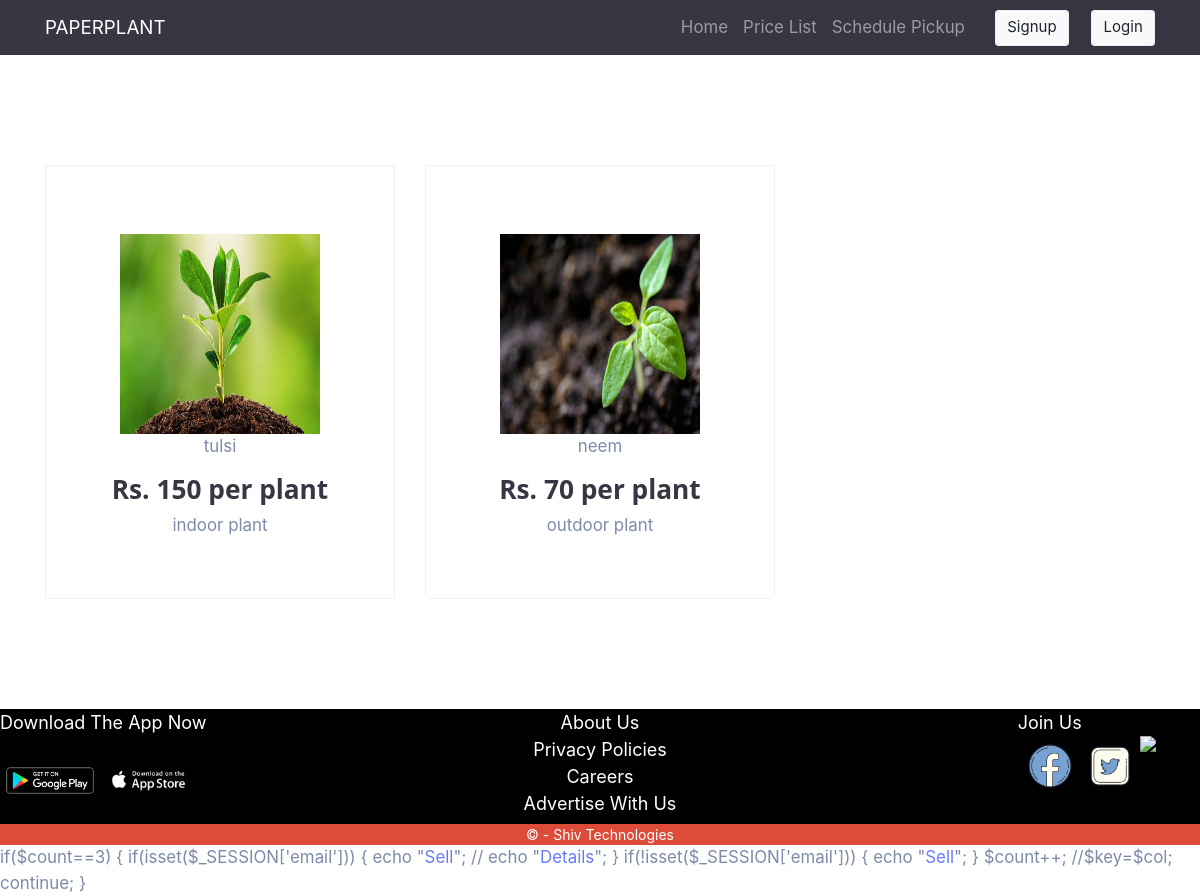
Page /try1.php on the committed database.
### tables this page shows
CREATE TABLE `plant` (
  `Plant_ID` int(5) NOT NULL,
  `Name` varchar(35) NOT NULL,
  `Location` varchar(15) NOT NULL,
  `Purchase_Price` int(5) NOT NULL,
  `Sell_Price` int(5) NOT NULL,
  `image` varchar(200) NOT NULL,
  `status` int(1) NOT NULL
);

### try1.php (the view, shortened to what this page needs)
<!DOCTYPE html>
<html>
    <link href="vendor/bootstrap/css/bootstrap.min.css" rel="stylesheet">
    <link href="vendor/fontawesome-free/css/all.min.css" rel="stylesheet" type="text/css">
    <link href="vendor/simple-line-icons/css/simple-line-icons.css" rel="stylesheet">
    <link href="css/style.min.css" rel="stylesheet">
    <link href="css/custom.css" rel="stylesheet">
	<link rel="stylesheet" href="css/mycss.css">
<?php
require("head.php");
?>
    <div class="space-md" id="pricing">
        <div class="container">
            <div class="row">
<?php
 $i=1;
function printResultSet(&$rowset, $i)
{
    foreach ($rowset as $row)
    {
         $count=1;
        echo "<div class=\"col-md-4\">
                    <div class=\"card pricing-v3 p-md-5 p-sm-3 text-center\">
                        <div class=\"v3-row\">";
       foreach ($row as $col)
       {
            if($count==1)
            {
                echo "<div class=\"mt-4\"><img src='admin/plantimage/".$col."' height=\"200\" width=\"200\"></div>";
                $count++;
				continue;
            }
			if($count==2)
            {
                echo "<p class=\"mb-3\">".$col."</p>";
                $count++;
                continue;
            }
            if($count==3)
            {
                echo "<h3><b>Rs. ".$col." per plant</b></h6>";
                $count++;
				continue;
            }
			if($count==4)
            {
                echo "<p class=\"mb-3\">".$col." plant</p></div></div></div>";
                continue;
            }
       }
    }
}
try
{
    require("connection.php");
    $sql="SELECT image, Name, Sell_Price, Location from plant where status=1";
    $stmt = $pdo->query($sql);
    do
    {
        $rowset = $stmt->fetchAll(PDO::FETCH_NUM);
        if ($rowset)
        {
        printResultSet($rowset, $i);
        }
        $i++;
    }
    while ($stmt->nextRowset());
}
catch(Exception $e)
{
    echo $e;
}
?>
            </div>
        </div>
    </div>
    <footer id="footer">
        <div class="pp-row pp-black">
            <div class="pp-third" style="font-size:1.5vw">
                Download The App Now
				<br>
                <a href="#"><img src="Images/gplay.png" width="25%"></a>
                <a href="#"><img src="Images/astore.png" width="22%"></a>
            </div>
            <div class="pp-third pp-center" style="font-size:1.5vw">
                <a href="#" style="color:#FFFFFF">About Us</a>
                <br>
                <a href="#" style="color:#FFFFFF">Privacy Policies</a>
                <br>
                <a href="#" style="color:#FFFFFF">Careers</a>
                <br>
                <a href="#" style="color:#FFFFFF">Advertise With Us</a>
            </div>
            <div class="pp-third" style="font-size:1.5vw">
                &nbsp &nbsp&nbsp&nbsp&nbsp&nbsp&nbsp &nbsp&nbsp&nbsp&nbsp&nbsp&nbsp &nbsp&nbsp&nbsp&nbsp&nbsp&nbsp
				&nbsp&nbsp&nbsp&nbsp&nbsp&nbsp &nbsp&nbsp&nbsp&nbsp&nbsp&nbsp&nbsp&nbsp&nbsp&nbsp&nbsp&nbsp&nbspJoin Us <br>
                <a href="#" ><img src="Images/google.png" width="15%" style="float:right"></a>
				<a href="#"><img src="Images/twitter.png" width="15%" style="float:right"></a>
                <a href="#"><img src="Images/facebook.png" width="15%" style="float:right"></a>
            </div>
        </div>
    </footer>
    <div style=" background-color:#dd4b39; color:white ;font-size:14px;">
        <div style="text-align:center;">© - Shiv Technologies</div>
        </div>
</body>
</html>
                echo "<a class=\"btn btn-outline-primary\" href=\"planinfo.php?id=".$col."\">Sell</a>";
                // echo "<a class=\"btn btn-outline-primary\" href=\"planinfo.php?id=".$col."\">Details</a>";
                }
                if(!isset($_SESSION['email']))
                {
                echo "<a class=\"btn btn-outline-primary\" href=\"login/index.php\">Sell</a>";
                }
                $count++;
                //$key=$col;
                continue;
            }

### css/mycss.css (style rules this page uses)
html { box-sizing:border-box }
*,*:before,*:after { box-sizing:inherit }
html { -ms-text-size-adjust:100%;-webkit-text-size-adjust:100% }
article,aside,details,figcaption,figure,footer,header,main,menu,nav,section { display:block }
a { background-color:transparent }
b,strong { font-weight:bolder }
img { border-style:none }
html,body { font-family:Verdana,sans-serif;font-size:15px;line-height:1.5 }
html { overflow-x:hidden }
h3 { font-size:24px }
h1,h2,h3,h4,h5,h6 { font-family:"Segoe UI",Arial,sans-serif;font-weight:400;margin:10px 0 }
img { vertical-align:middle }
a { color:inherit }
.pp-container:after,.pp-container:before,.pp-panel:after,.pp-panel:before,.pp-row:after,.pp-row:before,.pp-row-padding:after,.pp-row-padding:before, .pp-cell-row:before,.pp-cell-row:after,.pp-clear:after,.pp-clear:before,.pp-bar:before,.pp-bar:after { content:"";display:table;clear:both }
.pp-col,.pp-half,.pp-third,.pp-twothird,.pp-threequarter,.pp-quarter { float:left;width:100% }
@media (min-width:601px) { .pp-col.m4,.pp-third { width:33.33333% } }
.pp-center { text-align:center!important }
.pp-black,.pp-hover-black:hover { color:#fff!important;background-color:#000!important }

### rows in the picture
plant: image (picture), Name "tulsi", Sell_Price "150", Location "indoor"
plant: image (picture), Name "neem", Sell_Price "70", Location "outdoor"
